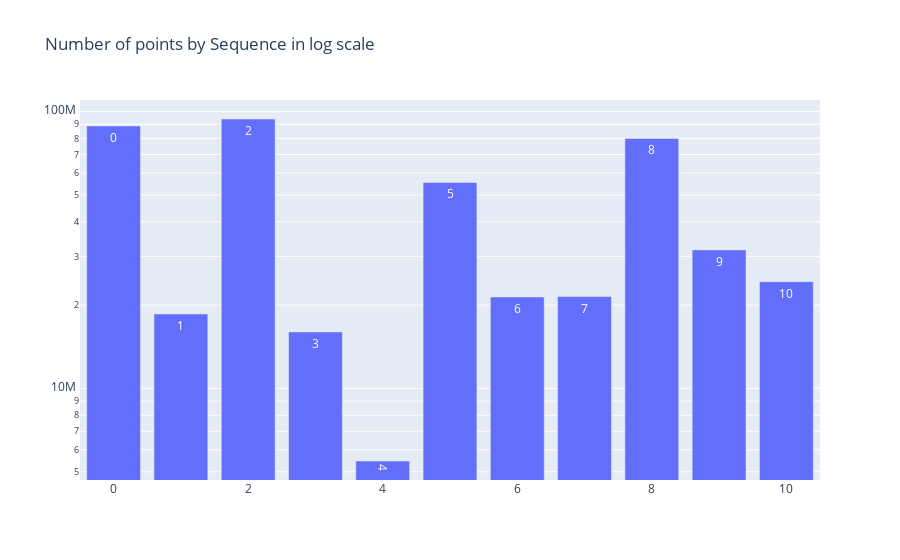

The cell this chart's notebook holds for it:
### Code cell
trace_1 = go.Bar(
    x = num_points_per_seq.index.values,
    y = num_points_per_seq.values,
    text = num_points_per_seq.index.values
)
layout= go.Layout(
    title="Number of points by Sequence in log scale",
    autosize= False,
    showlegend= False,
    yaxis_type='log'
)
fig_1 = go.Figure(data=[trace_1], layout=layout)
fig_1.show()

### Figure 1 — Plotly figure (JSON) as saved in the notebook; plotly's stock layout.template omitted (floating-point values rounded to 4 significant figures)
{"data": [{"text": [0, 1, 2, 3, 4, 5, 6, 7, 8, 9, 10], "type": "bar", "x": [0, 1, 2, 3, 4, 5, 6, 7, 8, 9, 10], "y": [88807545, 18581617, 94051043, 15998208, 5467722, 55487885, 21396580, 21475724, 79999600, 31660628, 24300413]}], "layout": {"autosize": false, "showlegend": false, "title": {"text": "Number of points by Sequence in log scale"}, "yaxis": {"type": "log"}}}
